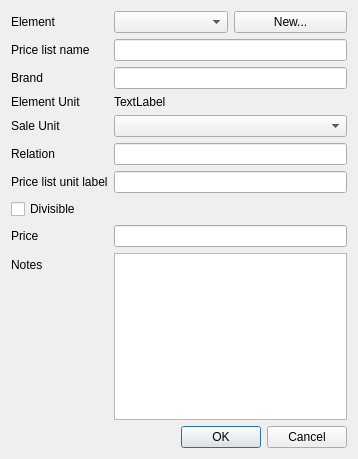
<?xml version="1.0" encoding="UTF-8"?>
<ui version="4.0">
 <class>dlgPriceItem</class>
 <widget class="QDialog" name="dlgPriceItem">
  <property name="geometry">
   <rect>
    <x>0</x>
    <y>0</y>
    <width>358</width>
    <height>459</height>
   </rect>
  </property>
  <property name="windowTitle">
   <string>Price Item</string>
  </property>
  <layout class="QFormLayout" name="formLayout">
   <item row="0" column="0">
    <widget class="QLabel" name="label">
     <property name="text">
      <string>Element</string>
     </property>
    </widget>
   </item>
   <item row="0" column="1">
    <layout class="QHBoxLayout" name="horizontalLayout">
     <item>
      <widget class="QComboBox" name="cboElement"/>
     </item>
     <item>
      <widget class="QPushButton" name="btnNewElement">
       <property name="text">
        <string>New...</string>
       </property>
      </widget>
     </item>
    </layout>
   </item>
   <item row="1" column="0">
    <widget class="QLabel" name="lblPricelistName">
     <property name="text">
      <string>Price list name</string>
     </property>
    </widget>
   </item>
   <item row="1" column="1">
    <widget class="QLineEdit" name="txtNombreEnListaDePrecios"/>
   </item>
   <item row="2" column="0">
    <widget class="QLabel" name="label_2">
     <property name="text">
      <string>Brand</string>
     </property>
    </widget>
   </item>
   <item row="2" column="1">
    <widget class="QLineEdit" name="txtBrand"/>
   </item>
   <item row="3" column="0">
    <widget class="QLabel" name="label_3">
     <property name="text">
      <string>Element Unit</string>
     </property>
    </widget>
   </item>
   <item row="3" column="1">
    <widget class="QLabel" name="lblElementUnit">
     <property name="text">
      <string>TextLabel</string>
     </property>
    </widget>
   </item>
   <item row="4" column="0">
    <widget class="QLabel" name="label_4">
     <property name="text">
      <string>Sale Unit</string>
     </property>
    </widget>
   </item>
   <item row="4" column="1">
    <widget class="QComboBox" name="cboSaleUnit"/>
   </item>
   <item row="5" column="0">
    <widget class="QLabel" name="lblRelation">
     <property name="text">
      <string>Relation</string>
     </property>
    </widget>
   </item>
   <item row="5" column="1">
    <widget class="QLineEdit" name="txtRelation"/>
   </item>
   <item row="6" column="0">
    <widget class="QLabel" name="label_8">
     <property name="text">
      <string>Price list unit label</string>
     </property>
    </widget>
   </item>
   <item row="6" column="1">
    <widget class="QLineEdit" name="txtPriceListUnitLabel"/>
   </item>
   <item row="7" column="0">
    <widget class="QCheckBox" name="chkDivisible">
     <property name="text">
      <string>Divisible</string>
     </property>
    </widget>
   </item>
   <item row="8" column="0">
    <widget class="QLabel" name="label_6">
     <property name="text">
      <string>Price</string>
     </property>
    </widget>
   </item>
   <item row="8" column="1">
    <widget class="QLineEdit" name="txtPrice"/>
   </item>
   <item row="9" column="0">
    <widget class="QLabel" name="label_7">
     <property name="text">
      <string>Notes</string>
     </property>
    </widget>
   </item>
   <item row="9" column="1">
    <widget class="QPlainTextEdit" name="txtNotes"/>
   </item>
   <item row="10" column="0" colspan="2">
    <widget class="QDialogButtonBox" name="buttonBox">
     <property name="orientation">
      <enum>Qt::Horizontal</enum>
     </property>
     <property name="standardButtons">
      <set>QDialogButtonBox::Cancel|QDialogButtonBox::Ok</set>
     </property>
    </widget>
   </item>
  </layout>
 </widget>
 <resources/>
 <connections>
  <connection>
   <sender>buttonBox</sender>
   <signal>accepted()</signal>
   <receiver>dlgPriceItem</receiver>
   <slot>accept()</slot>
   <hints>
    <hint type="sourcelabel">
     <x>248</x>
     <y>254</y>
    </hint>
    <hint type="destinationlabel">
     <x>157</x>
     <y>274</y>
    </hint>
   </hints>
  </connection>
  <connection>
   <sender>buttonBox</sender>
   <signal>rejected()</signal>
   <receiver>dlgPriceItem</receiver>
   <slot>reject()</slot>
   <hints>
    <hint type="sourcelabel">
     <x>316</x>
     <y>260</y>
    </hint>
    <hint type="destinationlabel">
     <x>286</x>
     <y>274</y>
    </hint>
   </hints>
  </connection>
 </connections>
</ui>
